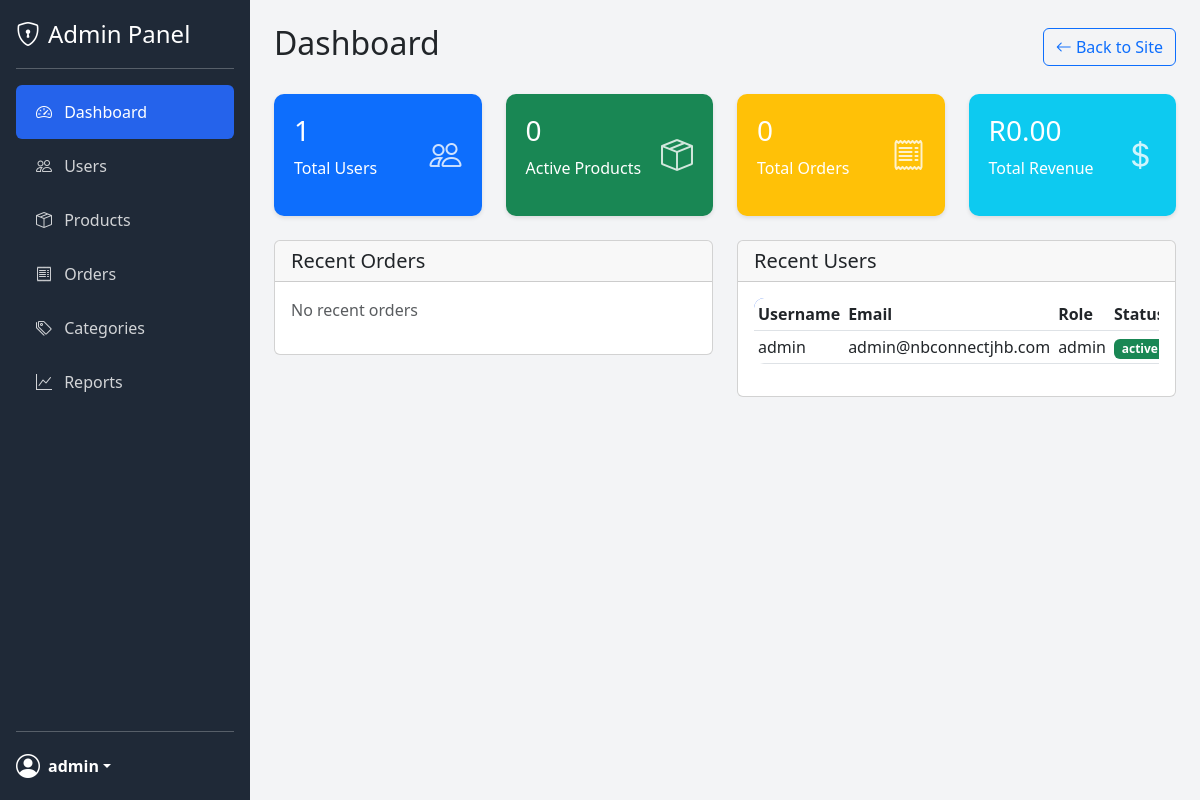
/admin/index.php (signed in), run on the app's committed database.
### tables this page shows
CREATE TABLE users (
    user_id INT AUTO_INCREMENT PRIMARY KEY,
    username VARCHAR(50) UNIQUE NOT NULL,
    email VARCHAR(100) UNIQUE NOT NULL,
    password VARCHAR(255) NOT NULL,
    full_name VARCHAR(100) NOT NULL,
    phone VARCHAR(20),
    address TEXT,
    role ENUM('customer', 'seller', 'admin') DEFAULT 'customer',
    status ENUM('active', 'inactive', 'suspended') DEFAULT 'active',
    created_at TIMESTAMP DEFAULT CURRENT_TIMESTAMP,
    updated_at TIMESTAMP DEFAULT CURRENT_TIMESTAMP ON UPDATE CURRENT_TIMESTAMP
);

### admin/index.php (the view, shortened to what this page needs)
<?php
require_once 'header.php';
$userCountQuery = "SELECT COUNT(*) as count FROM users";
$userCountResult = $conn->query($userCountQuery);
$userCount = $userCountResult->fetch_assoc()['count'];
$productCountQuery = "SELECT COUNT(*) as count FROM products WHERE status = 'available'";
$productCountResult = $conn->query($productCountQuery);
$productCount = $productCountResult->fetch_assoc()['count'];
$orderCountQuery = "SELECT COUNT(*) as count FROM orders WHERE status != 'cancelled'";
$orderCountResult = $conn->query($orderCountQuery);
$orderCount = $orderCountResult->fetch_assoc()['count'];
$totalRevenueQuery = "SELECT SUM(total_amount) as total FROM orders WHERE status != 'cancelled'";
$totalRevenueResult = $conn->query($totalRevenueQuery);
$totalRevenue = $totalRevenueResult->fetch_assoc()['total'] ?? 0;
$recentOrdersQuery = "SELECT o.*, b.username as buyer_name, s.username as seller_name
                      FROM orders o
                      JOIN users b ON o.buyer_id = b.user_id
                      JOIN users s ON o.seller_id = s.user_id
                      ORDER BY o.created_at DESC LIMIT 5";
$recentOrders = $conn->query($recentOrdersQuery);
$recentUsersQuery = "SELECT * FROM users ORDER BY created_at DESC LIMIT 5";
$recentUsers = $conn->query($recentUsersQuery);
?>
<div class="row mb-4">
    <div class="col-md-3">
        <div class="stat-card bg-primary text-white">
            <div class="d-flex justify-content-between align-items-center">
                <div>
                    <h3><?php echo $userCount; ?></h3>
                    <p>Total Users</p>
                </div>
                <i class="bi bi-people stat-icon"></i>
            </div>
        </div>
    </div>
    <div class="col-md-3">
        <div class="stat-card bg-success text-white">
            <div class="d-flex justify-content-between align-items-center">
                <div>
                    <h3><?php echo $productCount; ?></h3>
                    <p>Active Products</p>
                </div>
                <i class="bi bi-box-seam stat-icon"></i>
            </div>
        </div>
    </div>
    <div class="col-md-3">
        <div class="stat-card bg-warning text-white">
            <div class="d-flex justify-content-between align-items-center">
                <div>
                    <h3><?php echo $orderCount; ?></h3>
                    <p>Total Orders</p>
                </div>
                <i class="bi bi-receipt stat-icon"></i>
            </div>
        </div>
    </div>
    <div class="col-md-3">
        <div class="stat-card bg-info text-white">
            <div class="d-flex justify-content-between align-items-center">
                <div>
                    <h3>R<?php echo number_format($totalRevenue, 2); ?></h3>
                    <p>Total Revenue</p>
                </div>
                <i class="bi bi-currency-dollar stat-icon"></i>
            </div>
        </div>
    </div>
</div>
<div class="row">
    <div class="col-md-6 mb-4">
        <div class="card">
            <div class="card-header">
                <h5 class="mb-0">Recent Orders</h5>
            </div>
            <div class="card-body">
                <?php if ($recentOrders->num_rows > 0): ?>
                    <div class="table-responsive">
                        <table class="table table-sm">
                            <thead>
                                <tr>
                                    <th>Order ID</th>
                                    <th>Buyer</th>
                                    <th>Seller</th>
                                    <th>Amount</th>
                                    <th>Status</th>
                                </tr>
                            </thead>
                            <tbody>
                                <?php while ($order = $recentOrders->fetch_assoc()): ?>
                                    <tr>
                                        <td>#<?php echo $order['order_id']; ?></td>
                                        <td><?php echo htmlspecialchars($order['buyer_name']); ?></td>
                                        <td><?php echo htmlspecialchars($order['seller_name']); ?></td>
                                        <td>R<?php echo number_format($order['total_amount'], 2); ?></td>
                                        <td>
                                            <span class="badge <?php
                                                echo $order['status'] == 'delivered' ? 'bg-success' :
                                                    ($order['status'] == 'cancelled' ? 'bg-danger' : 'bg-warning');
                                            ?>">
                                                <?php echo htmlspecialchars($order['status']); ?>
                                            </span>
                                        </td>
                                    </tr>
                                <?php endwhile; ?>
                            </tbody>
                        </table>
                    </div>
                <?php else: ?>
                    <p class="text-muted">No recent orders</p>
                <?php endif; ?>
            </div>
        </div>
    </div>
    <div class="col-md-6 mb-4">
        <div class="card">
            <div class="card-header">
                <h5 class="mb-0">Recent Users</h5>
            </div>
            <div class="card-body">
                <?php if ($recentUsers->num_rows > 0): ?>
                    <div class="table-responsive">
                        <table class="table table-sm">
                            <thead>
                                <tr>
                                    <th>Username</th>
                                    <th>Email</th>
                                    <th>Role</th>
                                    <th>Status</th>
                                </tr>
                            </thead>
                            <tbody>
                                <?php while ($user = $recentUsers->fetch_assoc()): ?>
                                    <tr>
                                        <td><?php echo htmlspecialchars($user['username']); ?></td>
                                        <td><?php echo htmlspecialchars($user['email']); ?></td>
                                        <td><?php echo htmlspecialchars($user['role']); ?></td>
                                        <td>
                                            <span class="badge <?php
                                                echo $user['status'] == 'active' ? 'bg-success' : 'bg-danger';
                                            ?>">
                                                <?php echo htmlspecialchars($user['status']); ?>
                                            </span>
                                        </td>
                                    </tr>
                                <?php endwhile; ?>
                            </tbody>
                        </table>
                    </div>
                <?php else: ?>
                    <p class="text-muted">No recent users</p>
                <?php endif; ?>
            </div>
        </div>
    </div>
</div>
<?php require_once 'footer.php'; ?>

### assets/css/style.css (style rules this page uses)
:root { --primary-color: #2563eb; --secondary-color: #1e40af; --accent-color: #f59e0b; --success-color: #10b981; --danger-color: #ef4444; --light-color: #f3f4f6; --dark-color: #1f2937; }
body { font-family: 'Segoe UI', Tahoma, Geneva, Verdana, sans-serif; background-color: var(--light-color); }
.stat-card { border-radius: 10px; padding: 20px; box-shadow: 0 2px 4px rgba(0,0,0,0.1); }
.stat-card .stat-icon { font-size: 2rem; opacity: 0.8; }
.table { background-color: white; border-radius: 10px; overflow: hidden; }
.table thead { background-color: var(--primary-color); color: white; }

### data on the page
users: username "admin", email "admin@nbconnectjhb.com", role "admin", status "active"

### other printed values
$adminUsername "admin"
$pageTitle "Dashboard"
$userCount "1"
$productCount "0"
$orderCount "0"
$totalRevenue "0.00"
